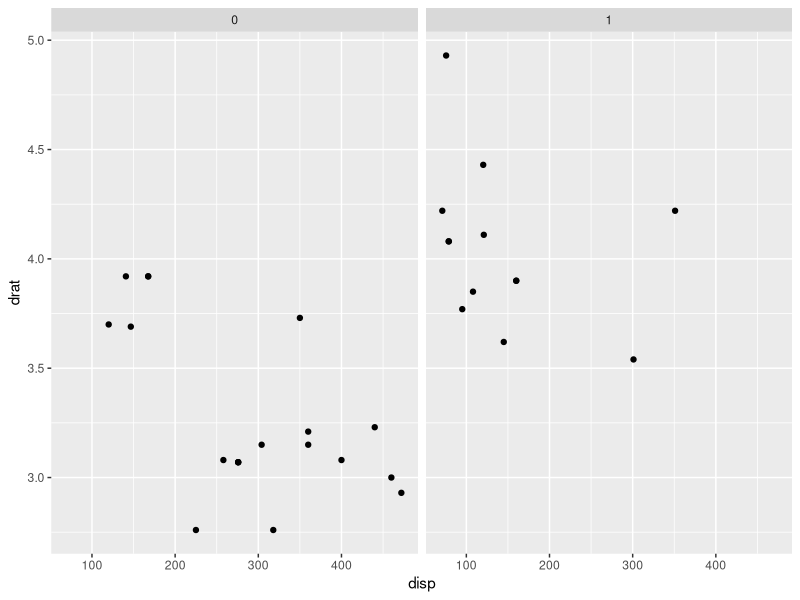
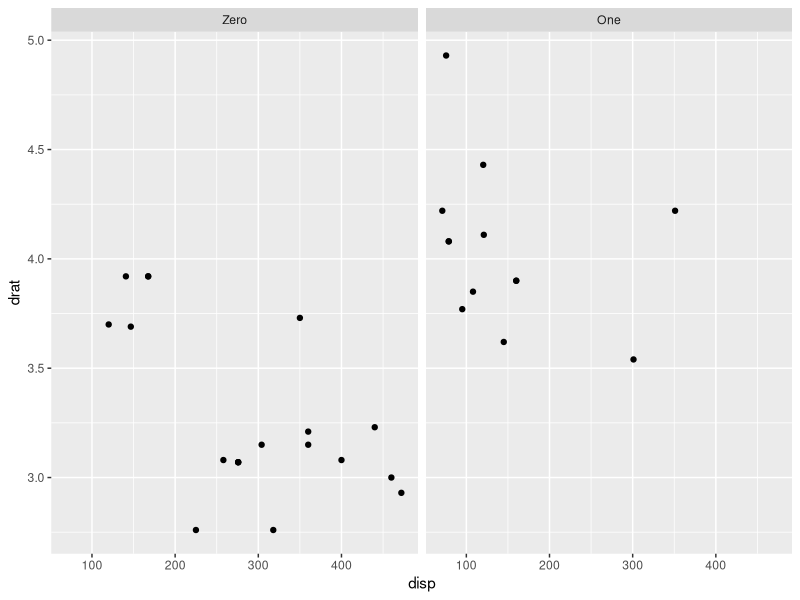
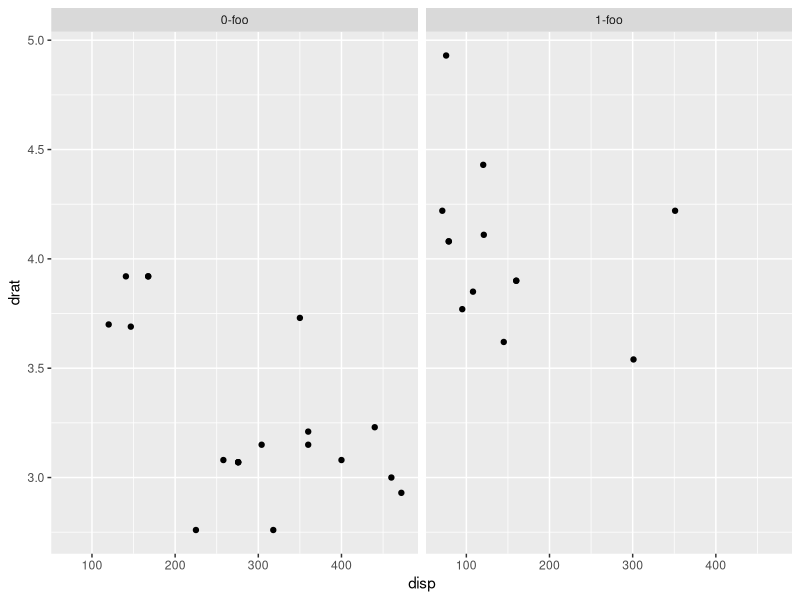
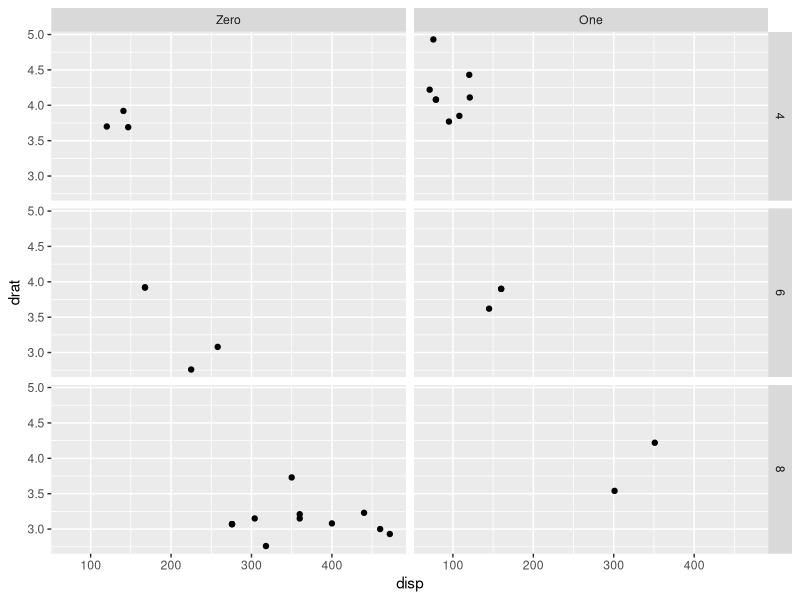

Generate these figures, in order, with R:
library(ggplot2)


### Name: as_labeller
### Title: Coerce to labeller function
### Aliases: as_labeller
### Keywords: internal

### ** Examples

p <- ggplot(mtcars, aes(disp, drat)) + geom_point()
p + facet_wrap(~am)

# Rename labels on the fly with a lookup character vector
to_string <- as_labeller(c(`0` = "Zero", `1` = "One"))
p + facet_wrap(~am, labeller = to_string)

# Quickly transform a function operating on character vectors to a
# labeller function:
appender <- function(string, suffix = "-foo") paste0(string, suffix)
p + facet_wrap(~am, labeller = as_labeller(appender))

# If you have more than one faceting variable, be sure to dispatch
# your labeller to the right variable with labeller()
p + facet_grid(cyl ~ am, labeller = labeller(am = to_string))
